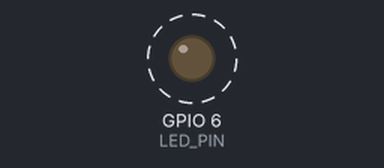
Recording of a program running on a simulated ESP32-S3. Parts: output pins drawn as LEDs (lit = HIGH). Dashed ring = blinking.

Above: at 0.2 s.
Timing chart, 0 to 3.0 s (numbered marks = the images above):
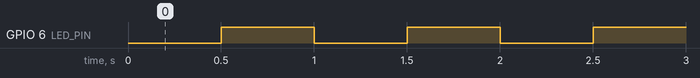

The program:

main.cpp
```cpp
#include <Arduino.h>

namespace config{
  constexpr uint8_t LED_PIN = 6;
  constexpr uint16_t delayMs = 500;
}

uint32_t lastMs = 0;

enum class LedState : uint8_t {
  Off = LOW,
  On  = HIGH
};

class Led {
public:
  explicit Led(uint8_t pin) : pin_(pin) {}

  void init() {
    pinMode(pin_, OUTPUT);
    set(LedState::Off);
  }

  void set(LedState state) {
    digitalWrite(pin_, static_cast<uint8_t>(state));
    state_ = state;
  }

  void toggle() {
    set(state_ == LedState::On ? LedState::Off : LedState::On);
  }

  LedState state() const { return state_; }

private:
  uint8_t pin_;
  LedState state_ = LedState::Off;
};


Led led(config::LED_PIN);

void setup() {
  led.init();
}


void loop() {
  uint32_t now = millis();
  if (now - lastMs >= config::delayMs) {
    lastMs = now;
    led.toggle();
  }
}
```

Measured:
- by itself, GPIO 6 (LED_PIN): alternates HIGH for 0.50 s and LOW for 0.50 s
